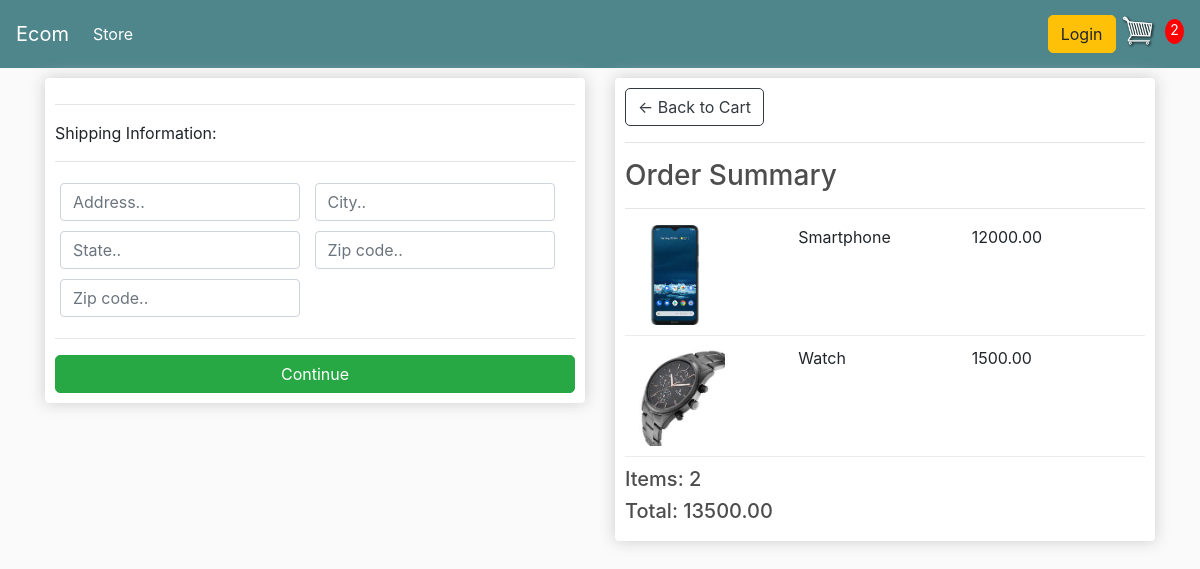
Screenshot of /checkout/ (signed in) with the database file from the repository.
### shop/models.py (models this page shows, shortened)
class OrderItems(models.Model):
    product = models.ForeignKey(Product, on_delete=models.SET_NULL, null=True, blank=True)
    order = models.ForeignKey(Order, on_delete=models.SET_NULL, null=True, blank=True)
    quantity = models.IntegerField(default=0, null=True, blank=True)
    date_added = models.DateTimeField(auto_now_add=True)
    @property
    def get_total(self):
        total = self.product.price * self.quantity
        return total

class Product(models.Model):
    name = models.CharField(max_length=200, null=True)
    price = models.DecimalField(max_digits=7,decimal_places=2)
    digital = models.BooleanField(default=False, null=True, blank=False)
    image = models.ImageField(null=True, blank=True)
    @property
    def imageURL(self):
        try:
            url= self.image.url
        except:
            url = ''
        return url

class Order(models.Model):
    customer = models.ForeignKey(Customer, on_delete=models.SET_NULL, null=True, blank=True)
    date_ordered = models.DateTimeField(auto_now_add=True)
    complete = models.BooleanField(default=False, null=True, blank=False)
    transaction_id = models.CharField(max_length=200, null=True)
    @property
    def get_cart_total(self):
        orderitems = self.orderitems_set.all()
        total = sum([item.get_total for item in orderitems])
        return total
    @property
    def get_cart_items(self):
        orderitems = self.orderitems_set.all()
        total = sum([item.quantity for item in orderitems])
        return total
    @property
    def shipping(self):
        shipping = False
        orderitems = self.orderitems_set.all()
        for i in orderitems:
            if i.product.digital == False:
                shipping = True
        return shipping

### shop/views.py (the view)
# urls.py: path('checkout/', views.checkout, name='checkout'),
def checkout(request):
    data = cartData(request)
    cartItems = data['cartItems']
    order = data['order']
    items = data['items']
    context = {'items':items, 'order':order, 'cartItems': cartItems}
    return render(request,'shop/checkout.html',context)

### shop/utils.py (called while the page is built)
def cartData(request):
    if request.user.is_authenticated:
         customer= request.user.customer
         order, created = Order.objects.get_or_create(customer=customer,complete=False)
         items = order.orderitems_set.all()
         cartItems = order.get_cart_items
    else:
        cookieData = cookieCart(request)
        cartItems = cookieData['cartItems']
        order = cookieData['order']
        items = cookieData['items']
    return {'cartItems': cartItems, 'order': order, 'items': items}

### templates/shop/checkout.html (shortened to what this page needs)
<!DOCTYPE html>
{% extends 'shop/main.html'%}
{% load static %}
{% block content_block %}
<div class="row">
    <div class="col-lg-6">
        <div class="box-element" id="form-wrapper">
            <form id="form" action="">
                <div id="shipping-info">
                    <hr>
                    <p>Shipping Information:</p>
                    <hr>
                    <div class="form-field">
                        <input class="form-control" type="text" name="address" placeholder="Address..">
                    </div>
                    <div class="form-field">
                        <input class="form-control" type="text" name="city" placeholder="City..">
                    </div>
                    <div class="form-field">
                        <input class="form-control" type="text" name="state" placeholder="State..">
                    </div>
                    <div class="form-field">
                        <input class="form-control" type="text" name="zipcode" placeholder="Zip code..">
                    </div>
                    <div class="form-field">
                        <input class="form-control" type="text" name="country" placeholder="Zip code..">
                    </div>
                </div>
                <hr>
                <input id="form-button" class="btn btn-success btn-block" type="submit" value="Continue">
            </form>
        </div>
        <br>
    </div>
    <div class="col-lg-6">
        <div class="box-element">
            <a class="btn btn-outline-dark" href="{% url 'cart' %}">&#x2190; Back to Cart</a>
            <hr>
            <h3>Order Summary</h3>
            <hr>
            {% for item in items %}
            <div class="cart-row">
                <div style="flex:2"><img class="row-image" src="{{item.product.imageURL}}"></div>
                <div style="flex:2"><p>{{item.product.name}}</p></div>
                <div style="flex:1"><p>{{item.product.price}}</p></div>
                <div style="flex:1"><p>{{item.product.quantity}}</p></div>
            </div>
            {% endfor %}
            <h5>Items:  {{order.get_cart_items}}</h5>
            <h5>Total:   {{order.get_cart_total|floatformat:2}}</h5>
        </div>
    </div>
</div>
{% endblock %}

### static/css/demo.css (style rules this page uses)
body { background-color: hsl(0, 0%, 98%); }
h1,h2,h3,h4,h5,h6 { color:hsl(0, 0%, 30%); }
.box-element { box-shadow:hsl(0, 0%, 80%) 0 0 16px; background-color: #fff; border-radius: 4px; padding: 10px; }
.col-lg-4, .col-lg-6, .col-lg-8, .col-lg-12 { margin-top: 10px; }
.btn { border-radius:5px; }
.row-image { width: 100px; }
.form-field { width:250px; display: inline-block; padding: 5px; }
.cart-row { display: flex; align-items: flex-stretch; padding-bottom: 10px; margin-bottom: 10px; border-bottom: 1px solid #ececec; }

### rows the page displays
OrderItems: product.imageURL (picture), product.name "Smartphone", product.price "12000.00"
OrderItems: product.imageURL (picture), product.name "Watch", product.price "1500.00"
Order: get_cart_items "2", get_cart_total "13500.00"

### other values shown
{{ cartItems }} "2"
